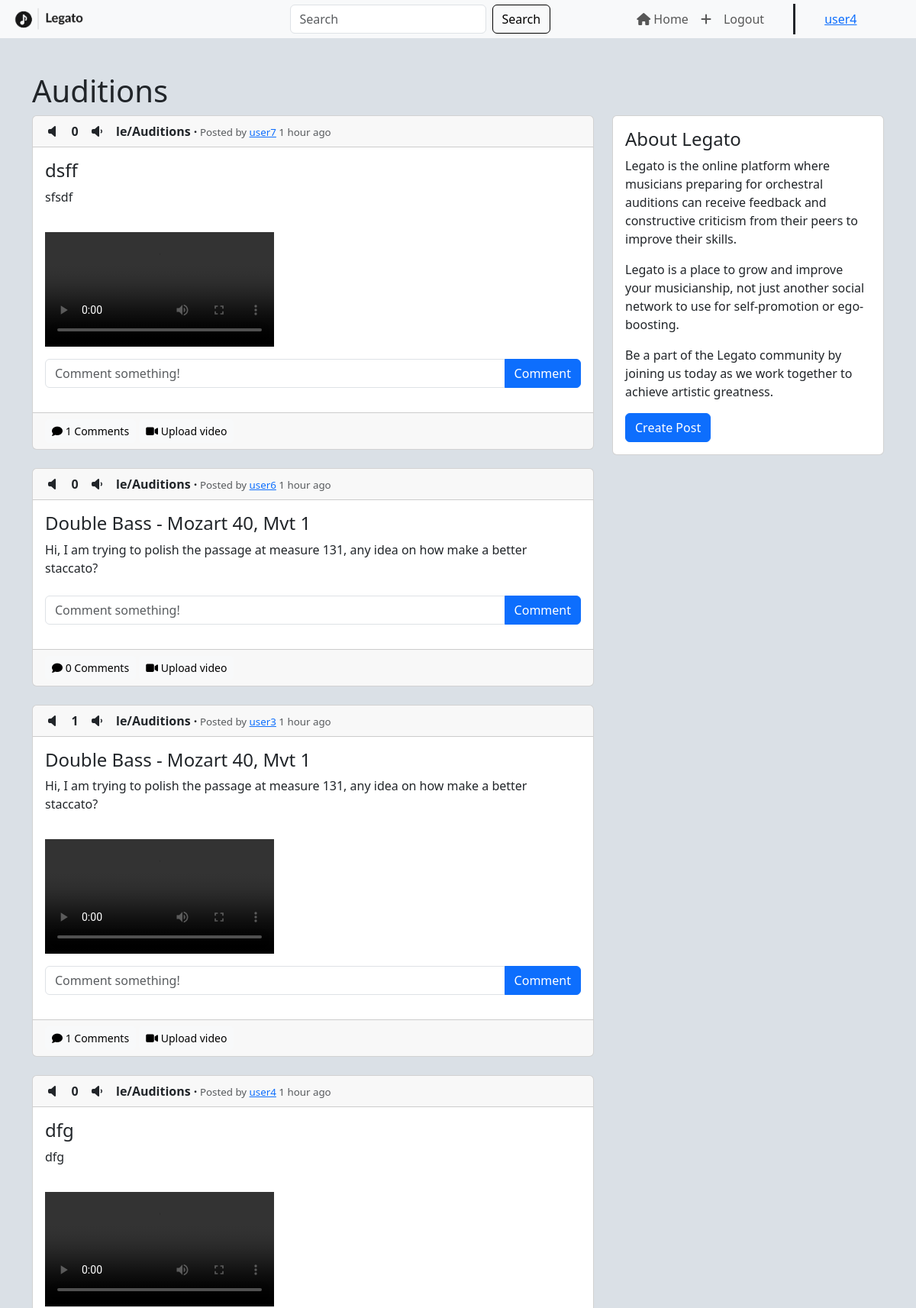
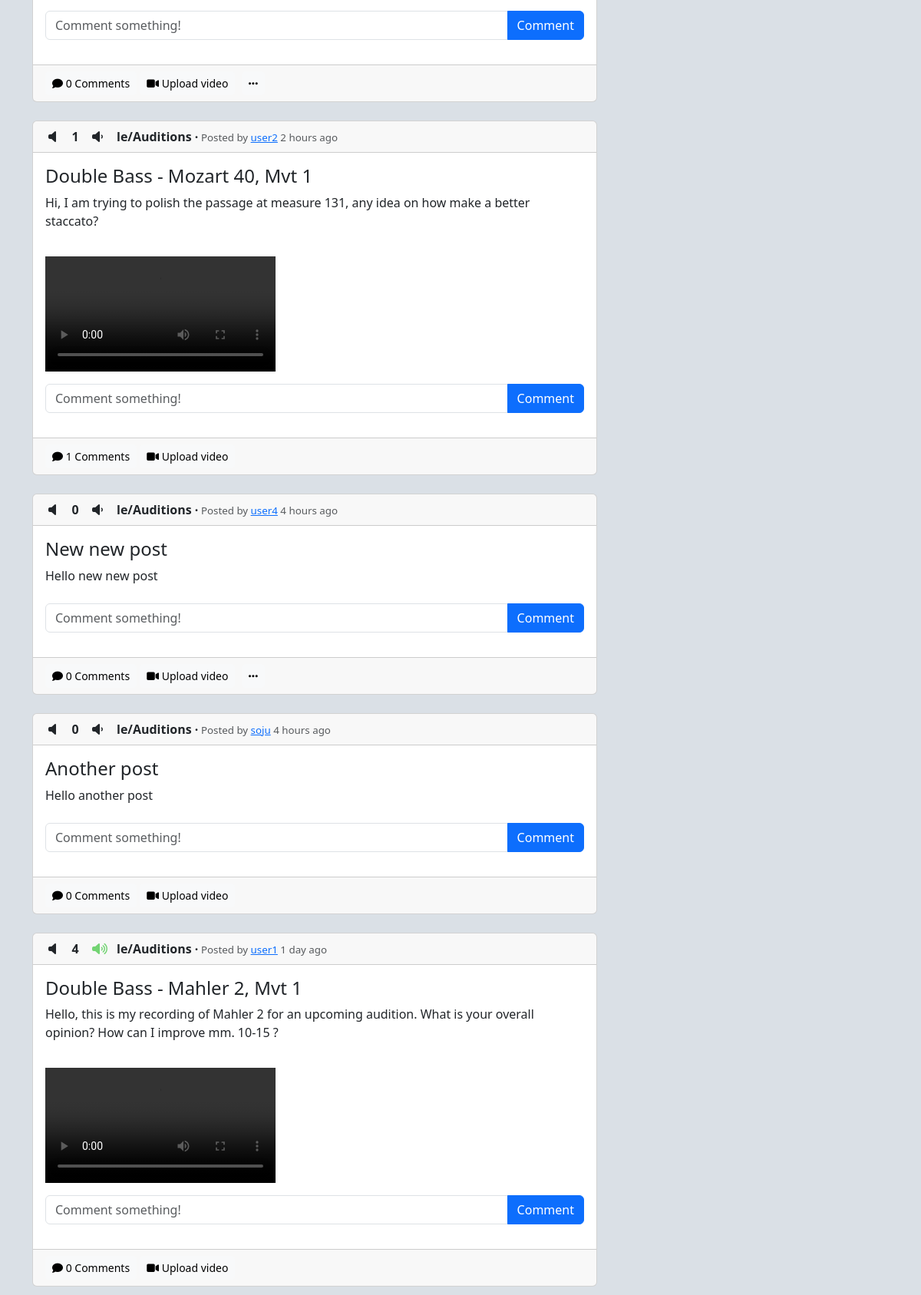
The app's page /index (signed in, upper part) with its own data (2 pictures, top to bottom).
### legato/models.py (models this page shows)
class User(db.Model, UserMixin):
    id = db.Column(db.Integer, primary_key=True)
    email = db.Column(db.String(150), nullable=False, unique=True)
    username = db.Column(db.String(150), nullable=False, unique=True)
    password = db.Column(db.String(150), nullable=False)
    date_created = db.Column(db.DateTime(timezone=True), default=func.now())
    posts = db.relationship('Post', backref='user', passive_deletes=True)
    comments = db.relationship('Comment', backref='user', passive_deletes=True)
    likes = db.relationship('Like', backref='user', passive_deletes=True)
    dislikes = db.relationship('Dislike', backref='user', passive_deletes=True)

class Post(db.Model):
    id = db.Column(db.Integer, primary_key=True)
    title = db.Column(db.String(60), nullable=False)
    text = db.Column(db.Text, nullable=False)
    date_created = db.Column(db.DateTime(timezone=True), default=func.now())
    author_id = db.Column(db.Integer, db.ForeignKey(
        'user.id', ondelete="CASCADE"), nullable=False)
    comments = db.relationship('Comment', backref='post', passive_deletes=True)
    likes = db.relationship('Like', backref='post', passive_deletes=True)
    dislikes = db.relationship('Dislike', backref='post', passive_deletes=True)
    video = db.Column(db.String(100), nullable=True)

### legato/views.py (the view)
@views.route("/")
@views.route("/index")
@login_required
def index():
    search = request.args.get("search")
    comments = Comment.query.all()
    now = datetime.utcnow()
    if search:
        posts = Post.query.filter(Post.title.contains(
            search) | Post.text.contains(search)).all()
    else:
        posts = Post.query.all()
    for post in posts:
        date = post.date_created
        ups = len(post.likes)
        downs = len(post.dislikes)
        post.hot_score = hot(ups, downs, date)
    sorted_posts = sorted(posts, key=lambda post: post.hot_score, reverse=True)
    for post in sorted_posts:
        time_diff = now - post.date_created
        post.time_passed = from_now(time_diff)
    for comment in comments:
        time_diff = now - comment.date_created
        comment.time_passed = from_now(time_diff)
    return render_template("index.html", user=current_user, posts=sorted_posts)

### legato/__init__.py (called while the page is built)
def create_app():
    app = Flask(__name__)
    app.config['SECRET_KEY'] = SECRET_KEY
    app.config["SQLALCHEMY_DATABASE_URI"] = f"sqlite:///{os.path.join(os.getcwd(), 'database.db')}"
    app.config['UPLOAD_FOLDER'] = UPLOAD_FOLDER
    app.config['MAX_CONTENT_LENGTH'] = 100 * 1024 * 1024
    db.init_app(app)
    from .views import views
    from .auth import auth
    app.register_blueprint(views, url_prefix="/")
    app.register_blueprint(auth, url_prefix="/")
    login_manager = LoginManager()
    login_manager.login_view = "auth.login"
    login_manager.init_app(app)
    @login_manager.user_loader
    def load_user(id):
        return User.query.get(int(id))
    with app.app_context():
        from .models import User
        db.create_all()
    return app

### legato/helpers.py (called while the page is built, shortened)
def from_now(time_diff):
    minutes = int(time_diff.total_seconds() // 60)
    if minutes < 1:
        return "less than a minute ago"
    if minutes == 1:
        return "1 minute ago"
    if minutes > 1 and minutes < 60:
        return f"{minutes} minutes ago"
    hours = int(minutes // 60)
    if hours == 1:
        return "1 hour ago"
    if hours > 1 and hours < 24:
        return f"{hours} hours ago"
    days = int(hours // 24)
    if days == 1:
        return "1 day ago"

def epoch_seconds(date):
    td = date - epoch
    return td.days * 86400 + td.seconds + (float(td.microseconds) / 1000000)

def score(ups, downs):
    return ups - downs

def hot(ups, downs, date):
    s = score(ups, downs)
    order = log(max(abs(s), 1), 10)
    sign = 1 if s > 0 else -1 if s < 0 else 0
    seconds = epoch_seconds(date) - 1134028003
    return round(sign * order + seconds / 45000, 7)

### legato/templates/index.html (shortened to what this page needs)
{% extends "posts_div.html" %}

### legato/templates/posts_div.html (shortened to what this page needs)
{% extends "layout.html" %}
{% block main %}
<div class="posts">
  <div class="container">
    <div class="row">
      <h1>{% block header %}Auditions{% endblock %}</h1>
      <div class="col-sm-8">
        {% for post in posts %}
        <div class="card">
          <div class="card-header">
            {% if user.id in post.dislikes|map(attribute="author_id")|list %}
            <i class="fa-solid fa-volume-xmark" id="dislike-button-{{post.id}}" onclick="dislike({{post.id}})"></i>
            {% else %}
            <i class="fa-solid fa-volume-off" id="dislike-button-{{post.id}}" onclick="dislike({{post.id}})"></i>
            {% endif %}
            <span id="counter-{{post.id}}" class="counter">
              {{ post.likes|length - post.dislikes|length}}
            </span>
            {% if user.id in post.likes|map(attribute="author_id")|list %}
            <i class="fa-solid fa-volume-high" id="like-button-{{post.id}}" onclick="like({{post.id}})"></i>
            {% else %}
            <i class="fa-solid fa-volume-low" id="like-button-{{post.id}}" onclick="like({{post.id}})"></i>
            {% endif %}
            <span class="legend"><strong id="sub">le/Auditions ·</strong><span class="text-muted"
                style="font-size: 10pt;"> Posted by
                <a href="/posts/{{post.user.username}}">{{post.user.username}}</a>
                {{ post.time_passed }}</span></span>
          </div>
          <div class="card-body">
            <div class="textual-content">
              <h4 class="card-title">{{ post.title }}</h4>
              <p class="card-text">{{ post.text }}</p>
            </div>
            {% if post.video %}
            <div class="video-container">
              <video controls="controls" preload="preload">
                <source src="/static/{{post.video}}" type="video/mp4">
              </video>
            </div>
            {% endif %}
            <form class="input-group mb-3" id="comment" method="POST" action="/create-comment/{{post.id}}">
              <input type="text" id="text" name="text" class="form-control" placeholder="Comment something!" />
              <button type="submit" class="btn btn-primary">Comment</button>
            </form>
          </div>
          <div class="card-footer text-muted">
            <a data-bs-toggle="collapse" href="#comments-{{post.id}}" class="btn btn-light btn-sm"><i
                class="fas fa-comment"></i>
              {{post.comments|length}} Comments</a>
            <a data-bs-toggle="collapse" href="#upload-{{post.id}}" class="btn btn-light btn-sm"><i
                class="fa-solid fa-video"></i> Upload video</a>
            {% if user.id == post.author_id %}
            <a href="#" class="btn btn-light btn-sm" data-bs-toggle="dropdown" aria-expanded="false"
              id="dropdownToggle"><i class="fa-solid fa-ellipsis"></i></a>
            {% endif %}
          </div>
        </div>
        <br />
        {% endfor %}
      </div>
      {% block column %}
      <div class="col-sm-4" style="display: block;">
        <div class="card" id="side-card">
          <div class="card-body">
            <h4 class="card-title">About Legato</h4>
            <p class="card-text">
              Legato is the online platform where musicians preparing for orchestral auditions can receive feedback and
              constructive criticism from their peers to improve their skills.
            <p class="card-text">
              Legato is a place to grow and improve your musicianship, not just another social network to use for
              self-promotion or ego-boosting.
            </p>
            </p>
            <p class="card-text"> Be a part of the Legato community by joining us today as we work together to achieve
              artistic greatness.
            </p>
            <a href="/create-post" class="btn btn-primary btn-block">Create Post</a>
          </div>
        </div>
      </div>
      {% endblock %}
    </div>
  </div>
</div>
{% endblock %}

### legato/templates/layout.html (shortened to what this page needs)
<!DOCTYPE html>
<html lang="en">
<head>
  <link href="https://cdn.jsdelivr.net/npm/bootstrap@5.3.0-alpha1/dist/css/bootstrap.min.css" rel="stylesheet"
 />
  <link href="/static/styles.css" rel="stylesheet">
</head>
<body>
  <nav class="navbar navbar-expand-lg bg-body-tertiary fixed-top">
    <div class="container-fluid">
      <a class="navbar-brand" href="/"><img src="/static/Legato-logos_transparent.png" alt=""></a>
      <div class="collapse navbar-collapse" id="navbarTogglerDemo02">
        <form class="d-flex" role="search" style="margin-left: auto;
        margin-right: auto;">
          <input class="form-control me-2" type="search" placeholder="Search" name="search">
          <button class="btn btn-outline-success" type="submit">Search</button>
        </form>
        <ul class="navbar-nav me-auto mb-2 mb-lg-0">
          <li class="nav-item">
            <a class="nav-item nav-link" href="/index"><i class="fa-solid fa-house"></i> Home</a>
          </li>
          {% if user.is_authenticated %}
          <li class="nav-item">
            <a class="nav-item nav-link" href="/create-post"><i class="fa-solid fa-plus"></i></a>
          </li>
          <li class="nav-item">
            <a class="nav-item nav-link" href="/logout">Logout</a>
          </li>
          <div style="margin-left: 30px;border-left-width: 3px;border-left-style: solid;margin-right: 30px;"></div>
          <li class="nav-item">
            <a class="nav-item nav-link" id="nav-username" href="/posts/{{user.username}}">{{user.username}}</a>
          </li>
          {% endif %}
        </ul>
      </div>
    </div>
  </nav>
  <div>{% block main %}{% endblock %}</div>
</body>
</html>

### legato/static/styles.css (style rules this page uses)
body { background: #dae0e6 !important; margin-top: 75px !important; }
.navbar { --bs-navbar-padding-y: 0; }
.navbar-nav { margin-left: auto; margin-right: auto; padding-right: 10px; padding-left: 10px; margin-bottom: 10px; }
.navbar-brand { width: 150px; font-size: 24px; }
.navbar-brand img { height: 40px; float: left; margin-right: 7px; }
#navbarTogglerDemo02 { margin-right: 0px; margin-left: 65px; padding-left: 89px; padding-right: 0px; }
#nav-username { color: rgba(var(--bs-link-color-rgb), var(--bs-link-opacity, 1)); text-decoration: underline; }
.btn-outline-success { --bs-btn-color: black; --bs-btn-border-color: black; --bs-btn-hover-color: #fff; --bs-btn-hover-bg: orange; --bs-btn-hover-border-color: black; --bs-btn-focus-shadow-rgb: 25, 135, 84; --bs-btn-active-color: #fff; --bs-btn-active-bg: orange; --bs-btn-active-border-color: orange; --bs-btn-active-shadow: inset 0 3px 5px rgba(0, 0, 0, 0.125); --bs-btn-disabled-color: orange; --bs-btn-disabled-bg: transparent; --bs-btn-disabled-border-color: orange; --bs-gradient: none; }
.card-header { display: flex; align-items: center; }
.card-header i { font-size: 16px; margin-right: 10px; width: 24px; text-align: center; }
.card-header .counter { font-size: 16px; min-width: 20px; text-align: center; position: relative; left: -6px; font-weight: bold; }
.fa-volume-low { margin-right: 5px; margin-left: 4px; padding-right: 6px; }
.fa-volume-high { color: rgb(115, 212, 115); margin-right: 5px; margin-left: 4px; }
.fa-volume-off { margin-left: 1px; min-width: 20px; padding-right: 8px; }
#side-card { position: sticky; top: 55px; }
.posts { padding-top: 20px; }
.video-container { margin: 10px auto; }
video { max-width: 100%; }

### records on screen
User: username "user4"
Post: likes|length "0", user.username "user7", time_passed "1 hour ago", title "dsff", text "sfsdf", comments|length "1"
Post: likes|length "0", user.username "user6", time_passed "1 hour ago", title "Double Bass - Mozart 40, Mvt 1", text "Hi, I am trying to polish the passage at measure 131, any idea on how make a better staccato?", comments|length "0"
Post: likes|length "1", user.username "user3", time_passed "1 hour ago", title "Double Bass - Mozart 40, Mvt 1", text "Hi, I am trying to polish the passage at measure 131, any idea on how make a better staccato?", comments|length "1"
Post: likes|length "0", user.username "user4", time_passed "1 hour ago", title "dfg", text "dfg", comments|length "0"
Post: likes|length "1", user.username "user2", time_passed "2 hours ago", title "Double Bass - Mozart 40, Mvt 1", text "Hi, I am trying to polish the passage at measure 131, any idea on how make a better staccato?", comments|length "1"
Post: likes|length "0", user.username "user4", time_passed "4 hours ago", title "New new post", text "Hello new new post", comments|length "0"
Post: likes|length "0", user.username "soju", time_passed "4 hours ago", title "Another post", text "Hello another post", comments|length "0"
Post: likes|length "4", user.username "user1", time_passed "1 day ago", title "Double Bass - Mahler 2, Mvt 1", text "Hello, this is my recording of Mahler 2 for an upcoming audition. What is your overall opinion? How can I improve mm. 10-15 ?", comments|length "0"
